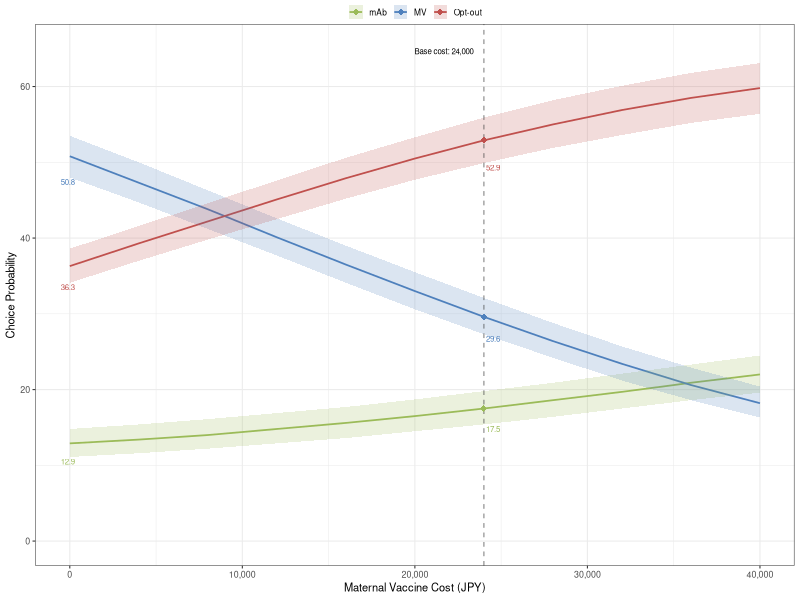
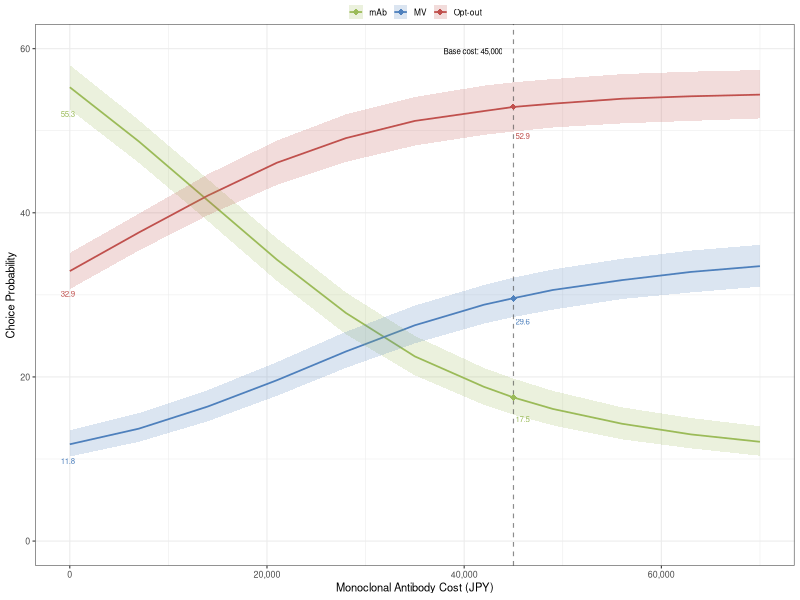

Write R code to recreate these figures, in order.
# ===========================================================================
# Title: 24_hcm_costCont_ranCoeff_choiceProb_byMvCost.r
# Date: 2026-09-09
# ===========================================================================

# ------------------------------------------------------------------------
# SECTION 1: Load library
# ------------------------------------------------------------------------

# Load packages
library(here)
library(dplyr)
library(ggplot2)

# ------------------------------------------------------------------------
# SECTION 2: Load results from Monte Carlo simulations
# ------------------------------------------------------------------------

df_mv <- read.csv(here("data", "choiceProb_mvCost.csv"))

df_mab <- read.csv(here("data", "choiceProb_mabCost.csv"))

# ------------------------------------------------------------------------
# SECTION 3: Transform data for plotting
# ------------------------------------------------------------------------

# Format cost & probabilities
df_mv_plot <- df_mv %>%
    mutate(
        Cost = Cost * 100000, # Convert to JPY
        across(Mean:Upper_UI, ~ .x * 100) # Convert to %
    )
df_mab_plot <- df_mab %>%
    mutate(
        Cost = Cost * 100000, # Convert to JPY
        across(Mean:Upper_UI, ~ .x * 100) # Convert to %
    )

# Normalize mean probabilities to sum to 100%
norm_meanProb <- function(df) {
    df %>%
        group_by(Cost) %>%
        mutate(
            Mean = {
                raw_mean <- Mean / sum(Mean) * 100
                rounded_mean <- round(raw_mean, 1)
                correction <- round(100 - sum(rounded_mean), 1)
                rounded_mean[which.max(raw_mean)] <-
                    rounded_mean[which.max(raw_mean)] + correction
                rounded_mean
            }
        ) %>%
        ungroup() %>%
        mutate(across(Lower_UI:Upper_UI, ~ round(.x, 1)))
}

df_mv_plot <- norm_meanProb(df_mv_plot)
df_mab_plot <- norm_meanProb(df_mab_plot)

# ------------------------------------------------------------------------
# SECTION 4: Plot choice probabilities by product cost
# ------------------------------------------------------------------------

color_manual <- c(
    "MV" = "#4F81BD",
    "mAb" = "#9BBB59",
    "Opt-out" = "#C0504D"
)

# Function to plot choice probabilities by product cost
plot_choiceProb <- function(df, base_cost, x_label) {
    # Isolate probabilities for annotation
    prob_c0 <- df[df$Cost == 0, ] # 0 JPY
    prob_base <- df[df$Cost == base_cost, ] # Base cost
    # Add comma separator for plotting
    base_cost_label <- format(base_cost, big.mark = ",")
    # Calculate maximum y-axis value for plotting
    y_max <- ceiling(max(df$Upper_UI) / 5) * 5
    # Plot line plot with uncertainty intervals
    plot <- ggplot(df, aes(x = Cost, y = Mean, color = Alt)) +
        geom_line(linewidth = 0.6) +
        geom_ribbon(
            aes(ymin = Lower_UI, ymax = Upper_UI, fill = Alt),
            alpha = 0.2,
            color = NA
        ) +
        geom_vline(
            xintercept = base_cost,
            linetype = "dashed",
            color = "#404040",
            linewidth = 0.4,
            alpha = 0.6
        ) +
        geom_point(
            data = prob_base,
            aes(x = Cost, y = Mean, color = Alt),
            size = 2,
            shape = 18
        ) +
        geom_text(
            data = prob_c0,
            aes(x = Cost, y = Lower_UI, label = sprintf("%.1f", Mean)),
            vjust = 1.25,
            hjust = 0.65,
            size = 2,
            show.legend = FALSE
        ) +
        geom_text(
            data = prob_base,
            aes(x = Cost, y = Lower_UI, label = sprintf("%.1f", Mean)),
            vjust = 1.25,
            hjust = -0.15,
            size = 2,
            show.legend = FALSE
        ) +
        annotate(
            "text",
            x = base_cost * 0.975,
            y = y_max * 0.995,
            label = paste0("Base cost: ", base_cost_label),
            hjust = 1,
            vjust = 0.5,
            size = 2
        ) +
        labs(
            x = x_label,
            y = "Choice Probability"
        ) +
        theme_bw(base_size = 8) +
        theme(
            legend.position = "top",
            legend.margin = margin(t = -1, b = -5),
            legend.key.size = unit(0.4, "cm"),
            legend.title = element_blank(),
            legend.text = element_text(size = 6)
        ) +
        scale_color_manual(values = color_manual) +
        scale_fill_manual(values = color_manual) +
        scale_x_continuous(labels = scales::comma) +
        coord_cartesian(ylim = c(0, y_max))
    # Return plot
    return(plot)
}

# Plot & save figures
choiceProb_mvCost <- plot_choiceProb(
    df_mv_plot,
    base_cost = 24000,
    x_label = "Maternal Vaccine Cost (JPY)"
)
ggsave(
    here("figs", "choiceProb_mvCost_linePlot.png"),
    plot = choiceProb_mvCost,
    width = 10,
    height = 6,
    units = "cm",
    dpi = 600
)
choiceProb_mabCost <- plot_choiceProb(
    df_mab_plot,
    base_cost = 45000,
    x_label = "Monoclonal Antibody Cost (JPY)"
)
ggsave(
    here("figs", "choiceProb_mabCost_linePlot.png"),
    plot = choiceProb_mabCost,
    width = 10,
    height = 6,
    units = "cm",
    dpi = 600
)
